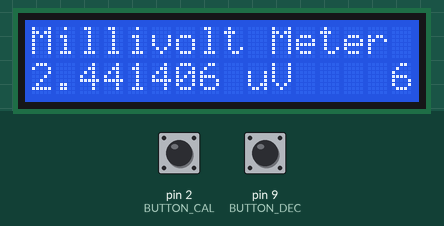
This sketch was run on a simulated Arduino Uno, built with avr-gcc and run on an emulated ATmega328P. Parts: 16×2 character LCD. The inputs (shaded band) are chosen by the test bench; at power-on: pin 2 (BUTTON_CAL) LOW, pin 9 (BUTTON_DEC) HIGH. EEPROM starts erased.

Above: at 7.2 s.
7.3 s: pin 2 (BUTTON_CAL) pulled HIGH for 0.15 s
At 8.6 s:
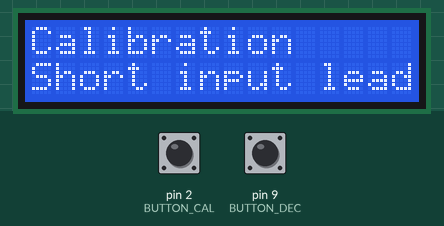
10.4 s: pin 9 (BUTTON_DEC) pulled LOW for 3.2 s
At 14.9 s:
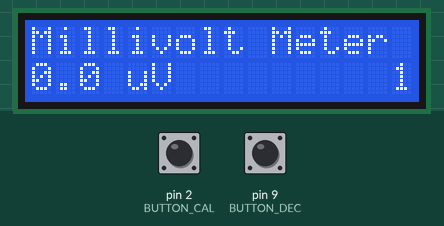
15.2 s: pin 9 (BUTTON_DEC) pulled LOW for 0.15 s
At 16.0 s:
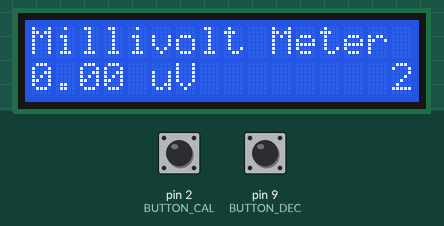
16.8 s: pin 2 (BUTTON_CAL) pulled HIGH for 1 s
At 20.6 s:
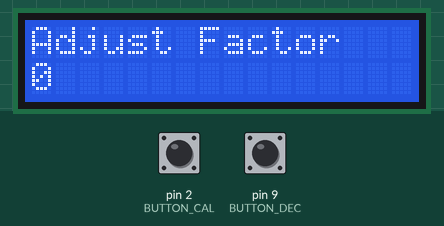
20.8 s: pin 2 (BUTTON_CAL) pulled HIGH for 3.2 s
At 23.3 s:
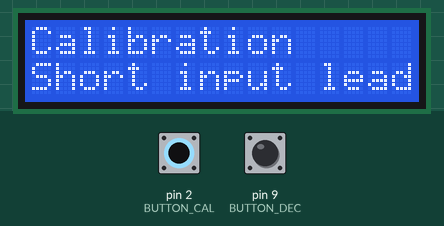
27.0 s: pin 9 (BUTTON_DEC) driven LOW
Timing chart, 0 to 30.0 s (numbered marks = the images above; inputs shaded):
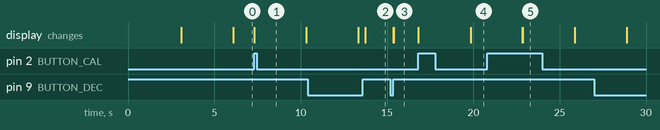

Measured:
- after the input at 7.3 s, the display: changes at once (image 1)
- after the input at 15.2 s, the display: first changes after 0.16 s (image 3 shows a later state)
- after the input at 16.8 s, the display: first changes at once (image 4 shows a later state)
- after the input at 20.8 s, the display: first differs from a run without the input after 2.1 s (image 5)

The sketch:

SHMMSimple.ino
```cpp
// SCULLCOM HOBBY ELECTRONICS
// MILLIVOLT METER USING LTC2400 24bit ADC CHIP
// Software version 7.00
// 4.096 volt precision reference (ADR4540)

// --- Library includes -----------------------------------------------------------------------

#include <avr/eeprom.h>                       // EEPROM Library used to store calibration data
#include <SPI.h>                              // SPI Library used to communicate with LTC2400
#include <LiquidCrystal.h>                    // LCD Library, well, for the LCD :)


// --- PIN assignments ------------------------------------------------------------------------

#define LCD_RS       8
#define LCD_ENABLE   7
#define LCD_D4       6
#define LCD_D5       5
#define LCD_D6       4
#define LCD_D7       3
// LCD_R/W pin connected to ground

#define LTC2400_SCK 13
#define LTC2400_SDO 12
#define LTC2400_CS  10

#define BUTTON_CAL   2                        // Button has a pull-down on board; active HIGH
#define BUTTON_DEC   9                        // Uses internal pull-up; active LOW


// --- Constants ------------------------------------------------------------------------------

#define NUMBER_OF_SAMPLES           5         // Number of samples to average
#define VOLTAGE_REFERENCE           4.096

#define EEPROM_CALIBRATION_ADDRESS  0         // EEPROM offset for calibration data

#define MAIN_LOOP_DELAY_MS          20
#define DEBOUNCE_DELAY_MS           150
#define INTRO_DELAY_MS              3000
#define CALIBRATION_PROMPT_DELAY_MS 3000


// --- Global variables -----------------------------------------------------------------------

LiquidCrystal g_lcd(LCD_RS, LCD_ENABLE, LCD_D4, LCD_D5, LCD_D6, LCD_D7);

uint32_t g_calibration_offset     = 0;
uint32_t g_samples[NUMBER_OF_SAMPLES] = {0};
uint32_t g_current_sample = 0;
uint8_t g_number_of_decimals  = 6;


// --- Setup function (only runs once) --------------------------------------------------------

void setup(void) {
  setupIOPins();
  setupSPIBus();
  setupLCD();

  showIntro();

  loadCalibrationData();
  showCalibrationData();

  showHeader();
  startADC();
}


// --- Main loop ------------------------------------------------------------------------------

void loop(void) {
  if (digitalRead(BUTTON_CAL) == HIGH) {      // Pull-down on board; active HIGH
    performCalibration();
    showHeader();                             // Back to normal operation

  } else if (digitalRead(BUTTON_DEC) == LOW) { // Internal pull-up used; active LOW
    adjustDecimalPlaces();
    showHeader();                             // Back to normal operation

  } else {
    readADC();
    showReading();
  }

  delay(MAIN_LOOP_DELAY_MS);
}


// --- Various setup helpers functions --------------------------------------------------------

void setupIOPins(void) {
  pinMode(BUTTON_CAL, INPUT);
  pinMode(BUTTON_DEC, INPUT_PULLUP);
  pinMode(LTC2400_CS, OUTPUT);
  digitalWrite(LTC2400_CS, HIGH);             // Setting chips select HIGH disables ADC initially
}

void setupSPIBus(void) {
  SPI.begin();
  SPI.setBitOrder(MSBFIRST);
  SPI.setDataMode(SPI_MODE0);                 // Mode 0 (MOSI read on rising edge (CPLI=0) and SCK idle low (CPOL=0))
  SPI.setClockDivider(SPI_CLOCK_DIV16);       // Divide Arduino clock by 16 to give a 1 MHz SPI clock
}

void setupLCD(void) {
  g_lcd.begin(16, 2);
}


// --- ADC helper functions -------------------------------------------------------------------

float convertToVoltage(uint32_t reading) {
  return reading * 10 * VOLTAGE_REFERENCE / 16777216;
}

void startADC(void) {
  // Start conversion on the LTC2400
  // The ADC will be in free-running mode and continue conversion until
  // CS is pulled high again, which we're not going to do :)
  digitalWrite(LTC2400_CS, LOW);
}

bool readADC(void) {
  if (digitalRead(LTC2400_SDO))               // SDO will indicate end-of-conversion (EOC) by going low when it's done
    return false;                             // Return immediate if result is not ready...

  uint32_t reading = 0;
  for (int i = 0; i < 4; ++i) {               // Ready 4 bytes (32 bits) from the ADC
    reading <<= 8;                            // Before each readin shift the existing content over to make room
    reading |= SPI.transfer(0xFF);            // Read one byte
    if (i == 0)
      reading &= 0x0F;                        // Discard 4 status bits of the first byte
  }

  reading >>= 4;                              // Discard 4 left most sub LSB bits

  g_samples[g_current_sample++] = reading;    // Store value in the bucket used to calculate averages
  if (g_current_sample == NUMBER_OF_SAMPLES)  // Jump back to the first slot once we go past the last slot
    g_current_sample = 0;

  return true;
}

uint32_t getADCAverage(void) {
  uint32_t sum = 0;
  for (int i = 0; i < NUMBER_OF_SAMPLES; i++)
    sum += g_samples[i];                      // Sum of all stored up samples

  sum = sum / NUMBER_OF_SAMPLES;              // Calculate average by dividing total readings value by number of samples taken
  sum = sum - g_calibration_offset;           // Subtract calibration offset

  return sum;
}

void showReading(void) {
  uint32_t reading = getADCAverage();
  float volt = convertToVoltage(reading);

  char prefix = 0;
  if (volt < 0.001) {
    volt = volt * 1000000;
    prefix = 'u';

  } else if (volt < 1) {
    volt = volt * 1000;
    prefix = 'm';
  }

  g_lcd.setCursor(0, 1);                      // Jump to second line in the display (bottom)
  g_lcd.print(volt, g_number_of_decimals);    // Print voltage as floating number w/ the right number of decimal places
  g_lcd.print(" ");                           // Add one blank space after voltage reading

  if (prefix)
    g_lcd.print(prefix);
  g_lcd.print("V    ");                       // Extra spaces to clean up when voltages go from large to small

  g_lcd.setCursor(15,1);
  g_lcd.print(g_number_of_decimals);
}

uint32_t performCalibration(void) {
  showCalibrationPrompt();
  g_lcd.setCursor(11, 0);

  g_calibration_offset = 0;                   // Reset calibration
  for (int i = 0; i < NUMBER_OF_SAMPLES; )    // Get multiple measurements
  {
    if (readADC()) {                          // Wait for the ADC measurements to be ready
      ++i;
      g_lcd.print('.');
    }
  }
  g_calibration_offset = getADCAverage();     // Read new average value

  saveCalibrationData();
  showCalibrationData();
}


// --- UI helper functions --------------------------------------------------------------------

void adjustDecimalPlaces(void) {
  ++g_number_of_decimals;
  if (g_number_of_decimals > 6)
    g_number_of_decimals = 0;

  delay(DEBOUNCE_DELAY_MS);                   // Very simple de-bounce delay
}

void showIntro(void) {
  g_lcd.clear();
  g_lcd.setCursor(4, 0);
  g_lcd.print("SCULLCOM");
  g_lcd.setCursor(0, 1);
  g_lcd.print("Hobby Electronic");
  delay(INTRO_DELAY_MS);
}

void showCalibrationData(void) {
  g_lcd.clear();
  g_lcd.setCursor(0, 0);
  g_lcd.print("Adjust Factor");
  g_lcd.setCursor(0, 1);
  g_lcd.print(g_calibration_offset);
  delay(CALIBRATION_PROMPT_DELAY_MS);
}

void showCalibrationPrompt(void) {
  g_lcd.clear();
  g_lcd.setCursor(0, 0);
  g_lcd.print("Calibration");
  g_lcd.setCursor(0, 1);
  g_lcd.print("Short input lead");
  delay(CALIBRATION_PROMPT_DELAY_MS);
}

void showHeader(void) {
  g_lcd.clear();
  g_lcd.setCursor(0, 0);
  g_lcd.print("Millivolt Meter");
}


// --- EEPROM helper functions ----------------------------------------------------------------

void loadCalibrationData(void) {
  g_calibration_offset = eeprom_read_dword(EEPROM_CALIBRATION_ADDRESS);
}

void saveCalibrationData(void) {
  eeprom_write_dword(EEPROM_CALIBRATION_ADDRESS, g_calibration_offset);
}
```
